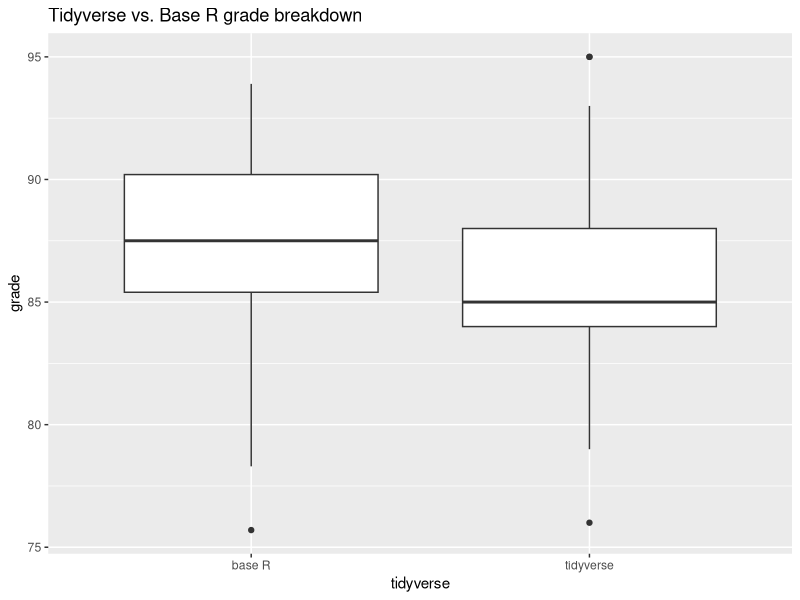
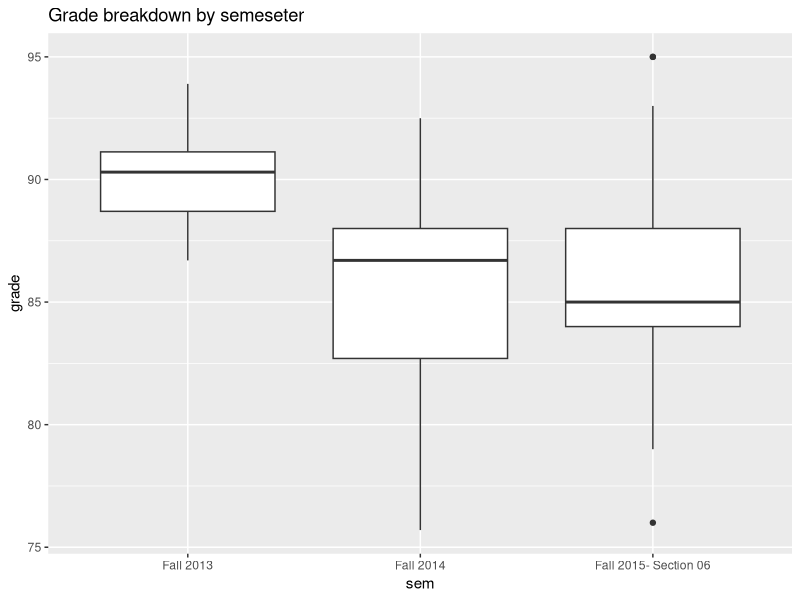

R code for these plots, in order:
## ---- chunk 1
library(scales)
library(tidyverse)
library(knitr)
project <- read_csv("Tidylearn Thesis Data - Sheet1.csv", na = c("", "?", "NA"))
## ---- chunk 2
project <- project %>%
  mutate(tidyverse = ifelse(tidyverse == 0, "base R", "tidyverse"))


project$sub_analysis[is.na(project$sub_analysis)] <- 0
## ---- chunk 3
project <- project %>% 
  mutate(
    creative = create_new_var + change_var + sub_analysis + sub_data, 
    theme = eda_theme + rel_data
    )

#make rest of relevant variables to yes and no, can't figure out how to do it in
#one line
project <- project %>%
  mutate(create_new_var = ifelse(create_new_var == 0, "no", "yes")) %>%
  mutate(change_var = ifelse(change_var == 0, "no", "yes")) %>%
  mutate(sub_analysis = ifelse(sub_analysis == 0, "no", "yes")) %>%
  mutate(sub_data = ifelse(sub_data == 0, "no", "yes")) %>%
  mutate(viz_mult_mak = ifelse(viz_mult_mak == 0, "no", "yes")) %>%
  mutate(viz_mult_interpret = ifelse(viz_mult_interpret == 0, "no", "yes")) %>%
  mutate(eda_theme = ifelse(eda_theme == 0, "no", "yes")) %>%
  mutate(rel_data = ifelse(rel_data == 0, "no", "yes")) %>%
  mutate(slr_fit = ifelse(slr_fit == 0, "no", "yes")) %>%
  mutate(mlr_fit = ifelse(mlr_fit == 0, "no", "yes")) %>%
  mutate(mlr_check_cond = ifelse(mlr_check_cond == 0, "no", "yes")) %>%
  mutate(prediction = ifelse(prediction == 0, "no", "yes")) %>%
  mutate(ht = ifelse(ht == 0, "no", "yes")) %>%
  mutate(ht_check_cond = ifelse(ht_check_cond == 0, "no", "yes"))
## ---- chunk 4
project %>%
  count(tidyverse) %>%
  kable()
## ---- chunk 5
project %>%
  group_by(tidyverse, creative) %>%
  summarise(n = n()) %>%
  mutate(prop = percent(n / sum(n))) %>%
  kable(knitr.kable.NA = TRUE)
## ---- chunk 6
project %>%
  group_by(tidyverse, create_new_var) %>%
  summarise(n = n()) %>%
  mutate(proportion = percent(n / sum(n))) %>%
  filter(create_new_var == "yes") %>%
  kable()
## ---- chunk 7
project %>%
  group_by(tidyverse, change_var) %>%
  summarise(n = n()) %>%
  mutate(prop = percent(n / sum(n))) %>%
  filter(change_var == "yes") %>%
  kable()
## ---- chunk 8
project %>%
  group_by(tidyverse, sub_analysis) %>%
  summarise(n = n()) %>%
  mutate(prop = percent(n / sum(n))) %>%
  filter(sub_analysis == "yes") %>%
  kable()

## ---- chunk 9
project %>%
  group_by(tidyverse, sub_data) %>%
  summarise(n = n()) %>%
  mutate(prop = percent(n / sum(n))) %>%
  filter(sub_data == "yes") %>%
  kable()

## ---- chunk 10
project %>%
  group_by(tidyverse, theme) %>%
  summarise(n = n()) %>%
  mutate(prop = percent(n / sum(n))) %>%
  kable(knitr.kable.NA = TRUE)

## ---- chunk 11
project %>%
  group_by(tidyverse, eda_theme) %>%
  summarise(n = n()) %>%
  mutate(prop = percent(n / sum(n))) %>%
  filter(eda_theme == "yes") %>%
  kable()
## ---- chunk 12
project %>%
  group_by(tidyverse, rel_data) %>%
  summarise(n = n()) %>%
  mutate(prop = percent(n / sum(n))) %>%
  filter(rel_data == "yes") %>%
  kable()
## ---- chunk 13
project %>%
  group_by(tidyverse) %>%
  summarise(mean(grade, na.rm = TRUE), sd(grade, na.rm = TRUE)) %>%
  kable(knitr.kable.NA = TRUE)

ggplot(project, aes(x = tidyverse, y = grade)) +
  geom_boxplot() + 
  ggtitle("Tidyverse vs. Base R grade breakdown")

project %>%
  group_by(sem) %>% 
  summarise(mean(grade, na.rm = TRUE), sd(grade, na.rm = TRUE)) %>%
  kable(knitr.kable.NA = TRUE)

ggplot(project, aes(x = sem, y = grade)) + 
  geom_boxplot() +
  ggtitle("Grade breakdown by semeseter")
